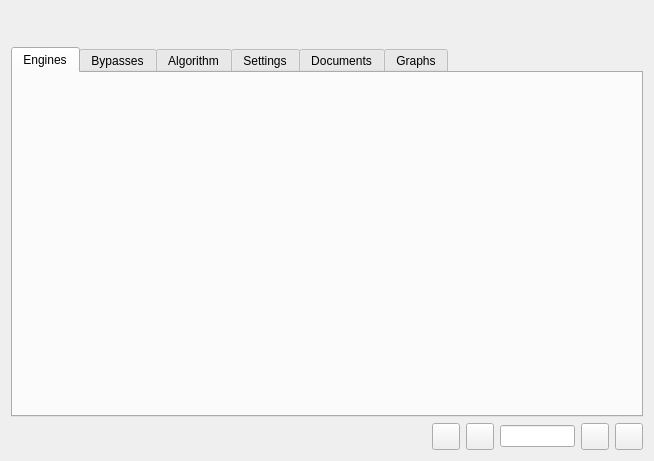
<?xml version="1.0" encoding="UTF-8"?>
<ui version="4.0">
 <class>FormDataInput</class>
 <widget class="QWidget" name="FormDataInput">
  <property name="geometry">
   <rect>
    <x>0</x>
    <y>0</y>
    <width>654</width>
    <height>461</height>
   </rect>
  </property>
  <property name="windowTitle">
   <string>Form</string>
  </property>d
  <layout class="QVBoxLayout" name="verticalLayout_2">
   <item>
    <layout class="QHBoxLayout" name="horizontalLayout_2">
     <item>
      <widget class="QLabel" name="m_lblEngineName">
       <property name="minimumSize">
        <size>
         <width>0</width>
         <height>30</height>
        </size>
       </property>
       <property name="font">
        <font>
         <family>Arial</family>
         <pointsize>12</pointsize>
         <weight>75</weight>
         <bold>true</bold>
        </font>
       </property>
       <property name="locale">
        <locale language="Russian" country="Ukraine"/>
       </property>
       <property name="alignment">
        <set>Qt::AlignCenter</set>
       </property>
      </widget>
     </item>
     <item>
      <spacer name="horizontalSpacer">
       <property name="orientation">
        <enum>Qt::Horizontal</enum>
       </property>
       <property name="sizeType">
        <enum>QSizePolicy::Maximum</enum>
       </property>
       <property name="sizeHint" stdset="0">
        <size>
         <width>50</width>
         <height>20</height>
        </size>
       </property>
      </spacer>
     </item>
     <item>
      <widget class="MChTypeLabel" name="m_lblModelChangeType">
       <property name="sizePolicy">
        <sizepolicy hsizetype="Preferred" vsizetype="Maximum">
         <horstretch>0</horstretch>
         <verstretch>0</verstretch>
        </sizepolicy>
       </property>
       <property name="minimumSize">
        <size>
         <width>200</width>
         <height>30</height>
        </size>
       </property>
       <property name="maximumSize">
        <size>
         <width>100</width>
         <height>16777215</height>
        </size>
       </property>
       <property name="font">
        <font>
         <pointsize>12</pointsize>
         <weight>75</weight>
         <bold>true</bold>
        </font>
       </property>
       <property name="alignment">
        <set>Qt::AlignCenter</set>
       </property>
      </widget>
     </item>
    </layout>
   </item>
   <item>
    <widget class="QTabWidget" name="m_tabWidget">
     <property name="locale">
      <locale language="Russian" country="Ukraine"/>
     </property>
     <property name="tabPosition">
      <enum>QTabWidget::North</enum>
     </property>
     <property name="currentIndex">
      <number>0</number>
     </property>
     <property name="iconSize">
      <size>
       <width>18</width>
       <height>18</height>
      </size>
     </property>
     <widget class="EngineWidget" name="tabEngines">
      <attribute name="icon">
       <iconset resource="../images_resources.qrc">
        <normaloff>:/images/turbina.png</normaloff>:/images/turbina.png</iconset>
      </attribute>
      <attribute name="title">
       <string>Engines</string>
      </attribute>
     </widget>
     <widget class="QWidget" name="tabBypasses">
      <attribute name="icon">
       <iconset resource="../images_resources.qrc">
        <normaloff>:/images/rotated_trash.png</normaloff>:/images/rotated_trash.png</iconset>
      </attribute>
      <attribute name="title">
       <string>Bypasses</string>
      </attribute>
      <layout class="QVBoxLayout" name="verticalLayout_3">
       <item>
        <widget class="QTableView" name="m_tvDBTContent">
         <property name="editTriggers">
          <set>QAbstractItemView::NoEditTriggers</set>
         </property>
         <property name="showDropIndicator" stdset="0">
          <bool>false</bool>
         </property>
         <property name="selectionMode">
          <enum>QAbstractItemView::SingleSelection</enum>
         </property>
         <property name="selectionBehavior">
          <enum>QAbstractItemView::SelectRows</enum>
         </property>
         <property name="verticalScrollMode">
          <enum>QAbstractItemView::ScrollPerPixel</enum>
         </property>
         <property name="horizontalScrollMode">
          <enum>QAbstractItemView::ScrollPerPixel</enum>
         </property>
         <property name="showGrid">
          <bool>false</bool>
         </property>
         <property name="cornerButtonEnabled">
          <bool>false</bool>
         </property>
         <attribute name="horizontalHeaderHighlightSections">
          <bool>false</bool>
         </attribute>
         <attribute name="verticalHeaderVisible">
          <bool>false</bool>
         </attribute>
        </widget>
       </item>
      </layout>
     </widget>
     <widget class="QWidget" name="tabAlgorithm">
      <attribute name="icon">
       <iconset resource="../images_resources.qrc">
        <normaloff>:/images/algorithm.png</normaloff>:/images/algorithm.png</iconset>
      </attribute>
      <attribute name="title">
       <string>Algorithm</string>
      </attribute>
     </widget>
     <widget class="QWidget" name="tabSettings">
      <attribute name="icon">
       <iconset resource="../images_resources.qrc">
        <normaloff>:/images/settings.png</normaloff>:/images/settings.png</iconset>
      </attribute>
      <attribute name="title">
       <string>Settings</string>
      </attribute>
     </widget>
     <widget class="QWidget" name="tabDocuments">
      <attribute name="icon">
       <iconset resource="../images_resources.qrc">
        <normaloff>:/images/documents.png</normaloff>:/images/documents.png</iconset>
      </attribute>
      <attribute name="title">
       <string>Documents</string>
      </attribute>
     </widget>
     <widget class="QWidget" name="tabGraphs">
      <attribute name="icon">
       <iconset resource="../images_resources.qrc">
        <normaloff>:/images/graphs.png</normaloff>:/images/graphs.png</iconset>
      </attribute>
      <attribute name="title">
       <string>Graphs</string>
      </attribute>
     </widget>
    </widget>
   </item>
   <item>
    <layout class="QHBoxLayout" name="horizontalLayout">
     <item>
      <spacer name="horizontalSpacer_2">
       <property name="locale">
        <locale language="Russian" country="Ukraine"/>
       </property>
       <property name="orientation">
        <enum>Qt::Horizontal</enum>
       </property>
       <property name="sizeHint" stdset="0">
        <size>
         <width>40</width>
         <height>20</height>
        </size>
       </property>
      </spacer>
     </item>
     <item>
      <widget class="QToolButton" name="m_tbEngineFirst">
       <property name="focusPolicy">
        <enum>Qt::StrongFocus</enum>
       </property>
       <property name="toolTip">
        <string>Go to the first engine</string>
       </property>
       <property name="locale">
        <locale language="Russian" country="Ukraine"/>
       </property>
       <property name="icon">
        <iconset resource="../images_resources.qrc">
         <normaloff>:/images/record_first.png</normaloff>:/images/record_first.png</iconset>
       </property>
       <property name="iconSize">
        <size>
         <width>20</width>
         <height>20</height>
        </size>
       </property>
      </widget>
     </item>
     <item>
      <widget class="QToolButton" name="m_tbEnginePrev">
       <property name="focusPolicy">
        <enum>Qt::StrongFocus</enum>
       </property>
       <property name="toolTip">
        <string>Go to the previous engine</string>
       </property>
       <property name="locale">
        <locale language="Russian" country="Ukraine"/>
       </property>
       <property name="icon">
        <iconset resource="../images_resources.qrc">
         <normaloff>:/images/record_back.png</normaloff>:/images/record_back.png</iconset>
       </property>
       <property name="iconSize">
        <size>
         <width>20</width>
         <height>20</height>
        </size>
       </property>
      </widget>
     </item>
     <item>
      <widget class="LE_DataSend" name="m_leEngineId">
       <property name="minimumSize">
        <size>
         <width>75</width>
         <height>0</height>
        </size>
       </property>
       <property name="maximumSize">
        <size>
         <width>75</width>
         <height>16777215</height>
        </size>
       </property>
       <property name="toolTip">
        <string>Input engine's Id</string>
       </property>
       <property name="locale">
        <locale language="Russian" country="Ukraine"/>
       </property>
       <property name="alignment">
        <set>Qt::AlignRight|Qt::AlignTrailing|Qt::AlignVCenter</set>
       </property>
      </widget>
     </item>
     <item>
      <widget class="QToolButton" name="m_tbEngineNext">
       <property name="focusPolicy">
        <enum>Qt::StrongFocus</enum>
       </property>
       <property name="toolTip">
        <string>Go to the next engine</string>
       </property>
       <property name="locale">
        <locale language="Russian" country="Ukraine"/>
       </property>
       <property name="icon">
        <iconset resource="../images_resources.qrc">
         <normaloff>:/images/record_next.png</normaloff>:/images/record_next.png</iconset>
       </property>
       <property name="iconSize">
        <size>
         <width>20</width>
         <height>20</height>
        </size>
       </property>
      </widget>
     </item>
     <item>
      <widget class="QToolButton" name="m_tbEngineLast">
       <property name="focusPolicy">
        <enum>Qt::StrongFocus</enum>
       </property>
       <property name="toolTip">
        <string>Go to the last engine</string>
       </property>
       <property name="locale">
        <locale language="Russian" country="Ukraine"/>
       </property>
       <property name="icon">
        <iconset resource="../images_resources.qrc">
         <normaloff>:/images/record_last.png</normaloff>:/images/record_last.png</iconset>
       </property>
       <property name="iconSize">
        <size>
         <width>20</width>
         <height>20</height>
        </size>
       </property>
      </widget>
     </item>
    </layout>
   </item>
  </layout>
 </widget>
 <customwidgets>
  <customwidget>
   <class>MChTypeLabel</class>
   <extends>QLabel</extends>
   <header>widgets/reimplemented_widgets.h</header>
  </customwidget>
  <customwidget>
   <class>LE_DataSend</class>
   <extends>QLineEdit</extends>
   <header>widgets/reimplemented_widgets.h</header>
  </customwidget>
  <customwidget>
   <class>EngineWidget</class>
   <extends>QWidget</extends>
   <header>appforms/engine_widget.h</header>
   <container>1</container>
  </customwidget>
 </customwidgets>
 <tabstops>
  <tabstop>m_tabWidget</tabstop>
  <tabstop>m_tbEngineFirst</tabstop>
  <tabstop>m_tbEnginePrev</tabstop>
  <tabstop>m_leEngineId</tabstop>
  <tabstop>m_tbEngineNext</tabstop>
  <tabstop>m_tbEngineLast</tabstop>
 </tabstops>
 <resources>
  <include location="../images_resources.qrc"/>
 </resources>
 <connections>
  <connection>
   <sender>m_leEngineId</sender>
   <signal>editingFinished()</signal>
   <receiver>m_leEngineId</receiver>
   <slot>selectAll()</slot>
   <hints>
    <hint type="sourcelabel">
     <x>577</x>
     <y>447</y>
    </hint>
    <hint type="destinationlabel">
     <x>577</x>
     <y>447</y>
    </hint>
   </hints>
  </connection>
 </connections>
</ui>
